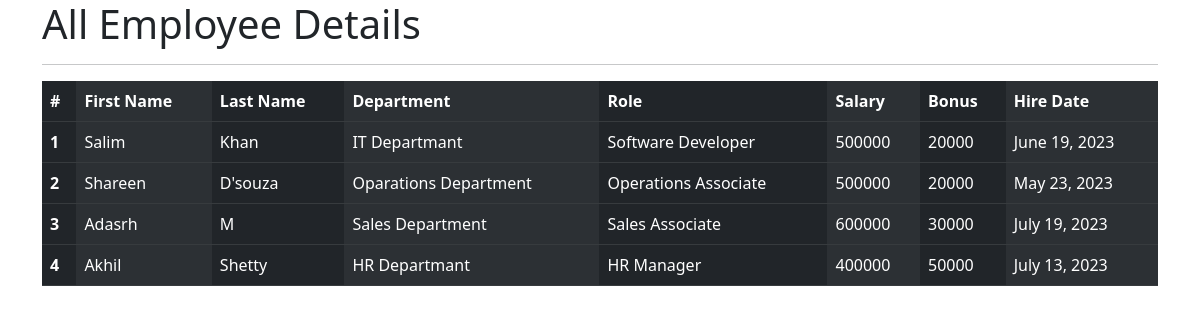
The app's page /all_emp with its own data.
### emply_app/models.py (models this page shows, shortened)
class Employee(models.Model):
    first_name = models.CharField(max_length=100, null=False)
    last_name = models.CharField(max_length=100, null=False)
    dept = models.ForeignKey(Department,on_delete=models.CASCADE)
    salary = models.IntegerField(default=0)
    bonus = models.IntegerField(default=0)
    role = models.ForeignKey(Role, on_delete=models.CASCADE)
    phone = models.IntegerField(default=0)
    hire_date = models.DateField()
    def __str__(self):
        return "%s %s %s" %(self.first_name, self.last_name, self.phone)

class Department(models.Model):
    name = models.CharField(max_length=100, null=False)
    location = models.CharField(max_length=100)

class Role(models.Model):
    name = models.CharField(max_length=100)

### emply_app/views.py (the view)
# urls.py: path('all_emp', views.all_emp, name='all_emp'),
def all_emp(request):
    emps = Employee.objects.all()
    context = {
        'emps' : emps
    }
    print(context)
    return render(request, 'all_emp.html', context)

### emply_app/templates/all_emp.html (shortened to what this page needs)
<!doctype html>
<html lang="en">
  <head>
    <link href="https://cdn.jsdelivr.net/npm/bootstrap@5.3.0/dist/css/bootstrap.min.css" rel="stylesheet">
  </head>
  <body>
<div class="container">
    <h1>All Employee Details</h1>
    <hr>
    <table class="table table-dark table-striped-columns">
      <thead>
        <tr>
          <th scope="col">#</th>
          <th scope="col">First Name</th>
          <th scope="col">Last Name</th>
          <th scope="col">Department</th>
          <th scope="col">Role</th>
          <th scope="col">Salary</th>
          <th scope="col">Bonus</th>
          <th scope="col">Hire Date</th>
        </tr>
      </thead>
              {% for emp in emps %}
      <tbody>
        <tr>
          <th scope="row">{{emp.id}}</th>
          <td>{{emp.first_name}}</td>
          <td>{{emp.last_name}}</td>
          <td>{{emp.dept.name}}</td>
          <td>{{emp.role.name}}</td>
          <td>{{emp.salary}}</td>
          <td>{{emp.bonus}}</td>
          <td>{{emp.hire_date}}</td>
        </tr>
      </tbody>
              {% endfor %}
    </table>
</div>
  </body>
</html>

### records on screen
Employee: id "1", first_name "Salim", last_name "Khan", dept.name "IT Departmant", role.name "Software Developer", salary "500000", bonus "20000", hire_date "June 19, 2023"
Employee: id "2", first_name "Shareen", last_name "D'souza", dept.name "Oparations Department", role.name "Operations Associate", salary "500000", bonus "20000", hire_date "May 23, 2023"
Employee: id "3", first_name "Adasrh", last_name "M", dept.name "Sales Department", role.name "Sales Associate", salary "600000", bonus "30000", hire_date "July 19, 2023"
Employee: id "4", first_name "Akhil", last_name "Shetty", dept.name "HR Departmant", role.name "HR Manager", salary "400000", bonus "50000", hire_date "July 13, 2023"
